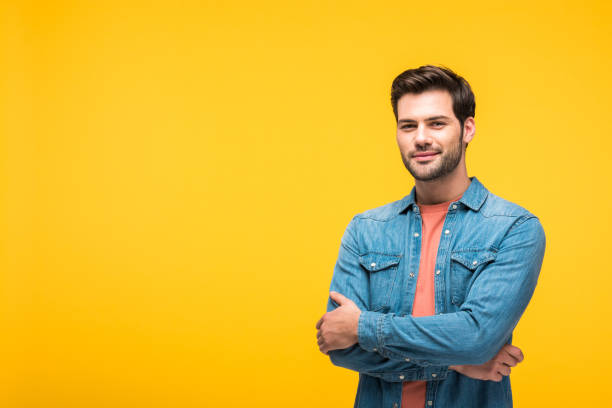
#> input picture Remove Background from image/profile2.jpg, 612 x 408 px
$ jupyter execute background_removal.ipynb
#> lines starting #> are read from the running program, lines starting #| are printed output that depends on the picture; after the words box and inside, x2 and y2 are one past the last pixel; in counts of white or black regions, pixels touching at a corner belong together
[cell 1]
import numpy as np
import cv2 as cv
from matplotlib import pyplot as plt
import sys
from  PIL  import Image

img = cv.imread('profile2.jpg', cv.IMREAD_UNCHANGED)
#> img is the input picture: shape (408, 612, 3); mean B, G, R 52, 184.5, 224.9
original = img.copy()

l = int(max(5, 6))
u = int(min(6, 6))

ed = cv.cvtColor(img, cv.COLOR_BGR2GRAY)
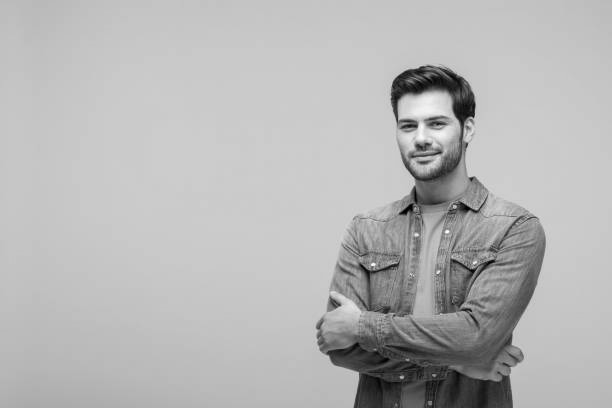
#> ed: shape (408, 612); min 0, max 254, mean 181.5
edges = cv.GaussianBlur(img, (21, 51), 3)
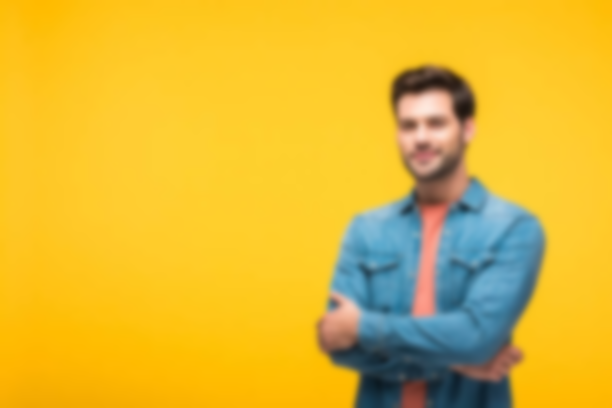
#> edges: shape (408, 612, 3); mean B, G, R 52, 184.5, 224.9
edges = cv.cvtColor(edges, cv.COLOR_BGR2GRAY)
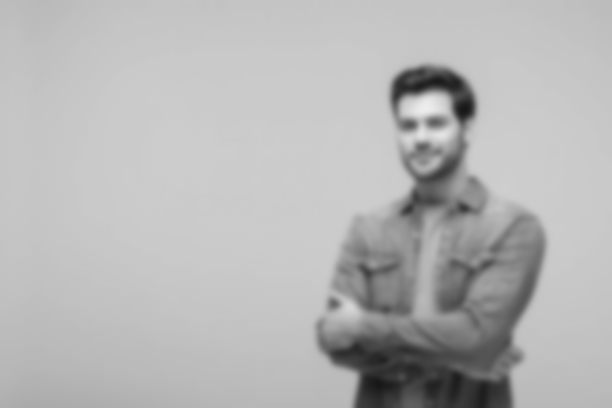
#> edges: shape (408, 612); min 22, max 237, mean 181.5
edges = cv.Canny(edges, l, u)
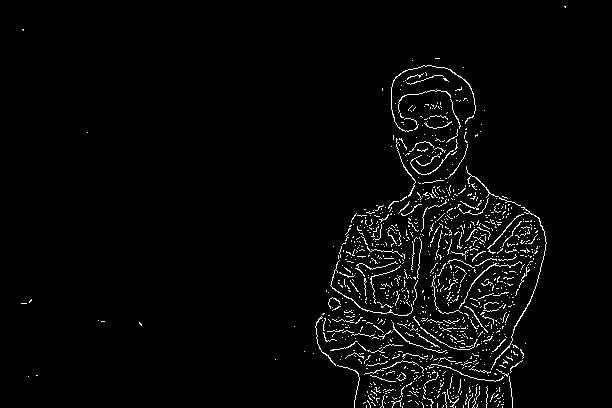
#> edges: shape (408, 612); 2.8% white in thin lines or dots, all inside (x1, y1, x2, y2) = (21, 6, 566, 408)

_, thresh = cv.threshold(edges, 0, 255, cv.THRESH_BINARY  + cv.THRESH_OTSU)
kernel = cv.getStructuringElement(cv.MORPH_ELLIPSE, (5, 5))
mask = cv.morphologyEx(thresh, cv.MORPH_CLOSE, kernel, iterations=4)
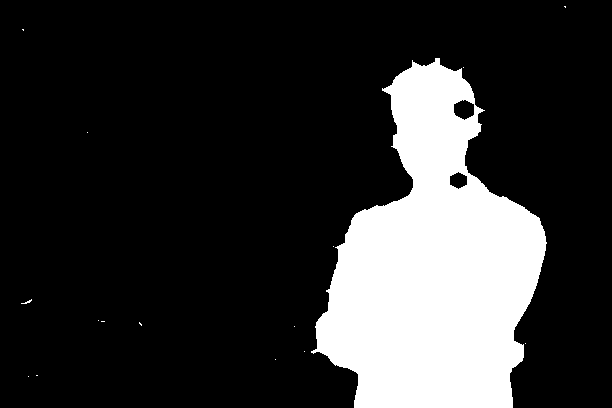
#> mask: shape (408, 612); 19.6% white; 16 white regions (15 under 20 px), largest, box (x1, y1, x2, y2) and area: (311, 58, 547, 408) 48899

data = mask.tolist()
#> data = 408 items
sys.setrecursionlimit(10**8)
for i in  range(len(data)):
    for j in  range(len(data[i])):
        if data[i][j] !=  255:
            data[i][j] =  -1
        else:
            break
    for j in  range(len(data[i])-1, -1, -1):
        if data[i][j] !=  255:
            data[i][j] =  -1
        else:
            break
image = np.array(data)
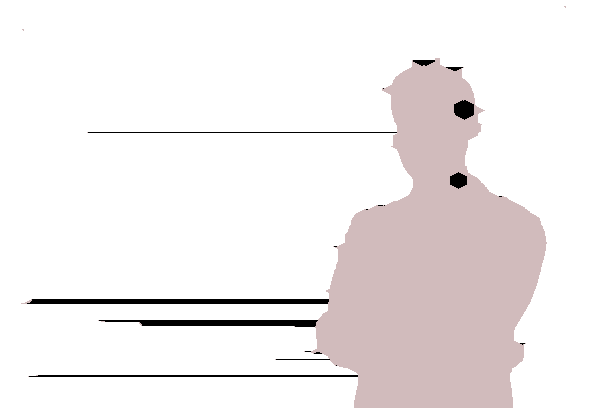
#> image: shape (408, 612) int64; 3 distinct labels, from -1 to 255; one colour per label, 0 black, -1 white
image[image !=  -1] =  255
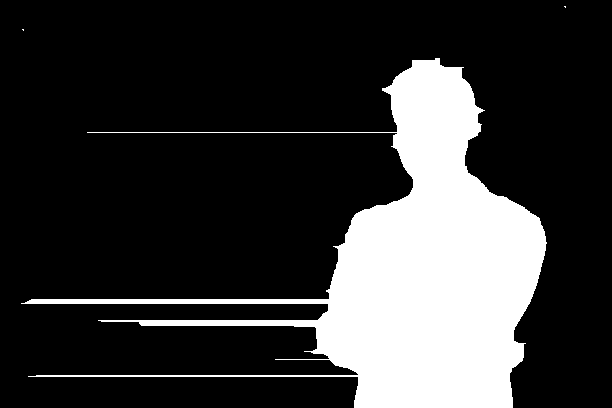
#> image: shape (408, 612) int64; values -1 (black) and 255 (white), 21.3% white; 3 white regions (2 under 20 px), largest, box (x1, y1, x2, y2) and area: (21, 58, 547, 408) 53275
image[image ==  -1] =  0

mask = np.array(image, np.uint8)

result = cv.bitwise_and(original, original, mask=mask)
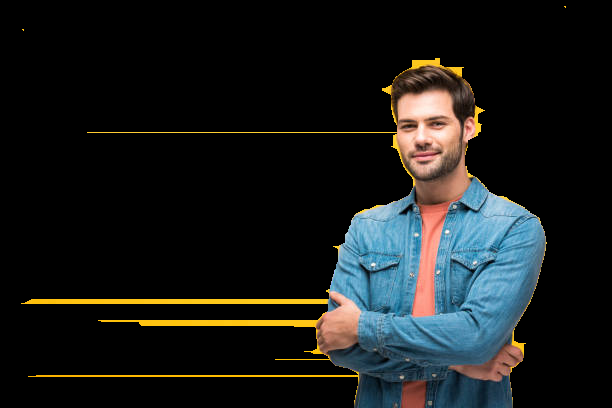
#> result: shape (408, 612, 3); mean B, G, R 26.5, 27.5, 25
result[mask ==  0] =  255
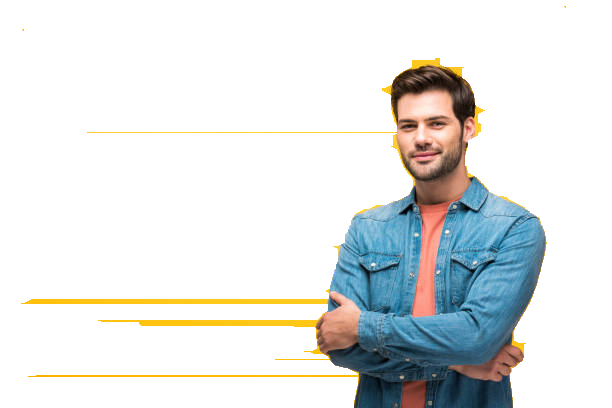
#> result: shape (408, 612, 3); mean B, G, R 227.1, 228, 225.6
cv.imwrite('bg.png', result)

img = Image.open('bg.png')
#> img: PIL image 612x408 RGB
img.convert("RGBA")
datas = img.getdata()

newData = []
for item in datas:
    if item[0] ==  255  and item[1] ==  255  and item[2] ==  255:
        newData.append((255, 255, 255, 0))
    else:
        newData.append(item)
#> after the loop, newData = 249696 items

img.putdata(newData)
img.save("img.png", "PNG")
